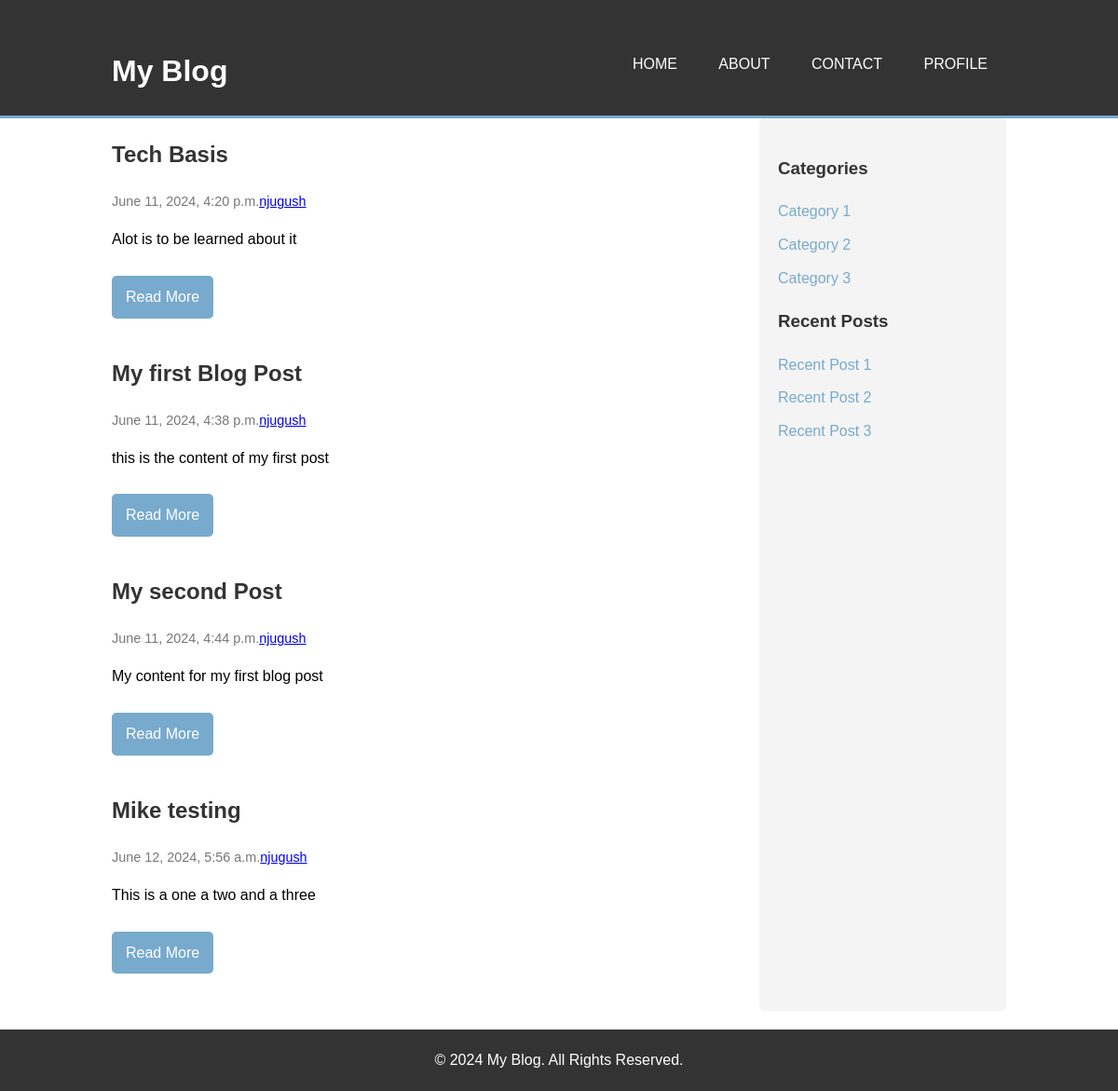
The app's page / (signed in) with its own data.
### blog_app/models.py (models this page shows, shortened)
class Post(models.Model):
    title = models.CharField(max_length=100)
    content = models.TextField()
    date_posted = models.DateTimeField(default=timezone.now)
    author = models.ForeignKey(User, on_delete=models.CASCADE)

### blog_app/views.py (the view)
# urls.py: path('',views.home, name='home'),
def home(request):
    posts = Post.objects.all()
    context = {
        "posts": posts
    }
    return render(request,'blog_app/home.html',context)

### templates/blog_app/home.html (shortened to what this page needs)
{% extends "blog_app/base.html" %}
  {% block content %}
<main class="container">
  <section class="blog-posts">
    {% if posts %}
    {% for post in posts%}
    <article class="post">
      <h2>{{post.title}}</h2>
      <p class="post-meta">{{post.date_posted}}<a href="#">{{post.author}}</a></p>
      <p>
        {{post.content}}
      </p>
      <a href="{% url 'post_detail'  post.id %}" class="read-more">Read More</a>
    </article>
    {% endfor%}
    {% endif %}
  </section>
  <aside class="sidebar">
    <h3>Categories</h3>
    <ul>
      <li><a href="#">Category 1</a></li>
      <li><a href="#">Category 2</a></li>
      <li><a href="#">Category 3</a></li>
    </ul>
    <h3>Recent Posts</h3>
    <ul>
      <li><a href="#">Recent Post 1</a></li>
      <li><a href="#">Recent Post 2</a></li>
      <li><a href="#">Recent Post 3</a></li>
    </ul>
  </aside>
</main>
{% endblock%}

### static/blogApp/main.css (style rules this page uses)
body { font-family: Arial, sans-serif; line-height: 1.6; margin: 0; padding: 0; }
.container { width: 80%; margin: auto; overflow: hidden; }
main { display: flex; justify-content: space-between; margin-top: 20px; }
.blog-posts { flex: 3; margin-right: 20px; }
.post { margin-bottom: 40px; }
.post h2 { color: #333; }
.post-meta { color: #777; font-size: 0.9em; }
.read-more { display: inline-block; margin-top: 10px; background: #77aacc; color: #fff; padding: 10px 15px; text-decoration: none; border-radius: 5px; }
.sidebar { flex: 1; background: #f4f4f4; padding: 20px; border-radius: 5px; }
.sidebar h3 { color: #333; }
.sidebar ul { list-style: none; padding: 0; }
.sidebar li { margin-bottom: 10px; }
.sidebar a { text-decoration: none; color: #77aacc; }

### records on screen
Post: title "Tech Basis", date_posted "June 11, 2024, 4:20 p.m.", author "njugush", content "Alot is to be learned about it"
Post: title "My first Blog Post", date_posted "June 11, 2024, 4:38 p.m.", author "njugush", content "this is the content of my first post"
Post: title "My second Post", date_posted "June 11, 2024, 4:44 p.m.", author "njugush", content "My content for my first blog post"
Post: title "Mike testing", date_posted "June 12, 2024, 5:56 a.m.", author "njugush", content "This is a one a two and a three"
